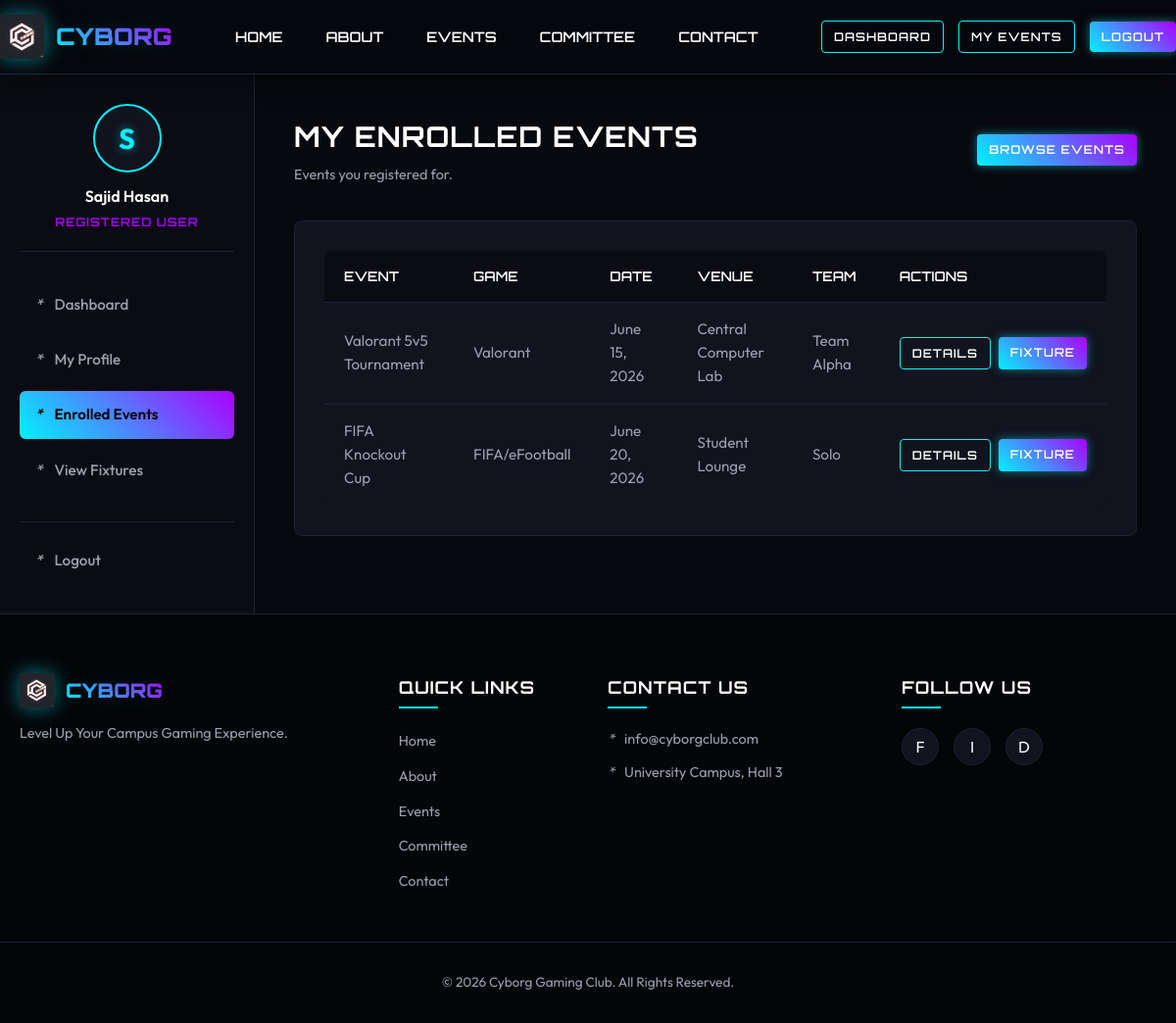
Screenshot of /user/my_events.php (signed in) with the database file from the repository.
### tables this page shows
CREATE TABLE enrollments (
    id INT AUTO_INCREMENT PRIMARY KEY,
    user_id INT NOT NULL,
    event_id INT NOT NULL,
    game_username VARCHAR(100),
    team_name VARCHAR(100),
    team_members TEXT,
    enrolled_at DATETIME NOT NULL DEFAULT CURRENT_TIMESTAMP,
    UNIQUE KEY unique_user_event (user_id, event_id),
    FOREIGN KEY (user_id) REFERENCES users(id) ON DELETE CASCADE,
    FOREIGN KEY (event_id) REFERENCES events(id) ON DELETE CASCADE
);

CREATE TABLE events (
    id INT AUTO_INCREMENT PRIMARY KEY,
    event_name VARCHAR(150) NOT NULL,
    game_name VARCHAR(100) NOT NULL,
    event_date DATE NOT NULL,
    event_time TIME NOT NULL,
    venue VARCHAR(150) NOT NULL,
    description TEXT,
    rules TEXT,
    prize VARCHAR(150),
    status ENUM('open','upcoming','finished') NOT NULL DEFAULT 'open',
    created_at DATETIME NOT NULL DEFAULT CURRENT_TIMESTAMP
);

### includes/helpers.php (called while the page is built, shortened)
<?php
function h($value) {
    return htmlspecialchars((string)$value, ENT_QUOTES, "UTF-8");
}
function url_path($path = "") {
    $script_dir = str_replace("\\", "/", dirname($_SERVER["SCRIPT_NAME"] ?? ""));
    if (preg_match("#/(user|admin)$#", $script_dir)) {
        $script_dir = dirname($script_dir);
    }
    $base = rtrim($script_dir, "/");
    return $base . "/" . ltrim($path, "/");
}
function format_date_value($date) {
    return date("F d, Y", strtotime($date));
}
?>

### user/my_events.php (the view, shortened to what this page needs)
<?php
require_once __DIR__ . "/../includes/auth_check.php";
include __DIR__ . "/../includes/header.php";
$stmt = mysqli_prepare($conn, "SELECT e.*, en.game_username, en.team_name, en.enrolled_at FROM enrollments en JOIN events e ON en.event_id = e.id WHERE en.user_id = ? ORDER BY e.event_date ASC");
mysqli_stmt_bind_param($stmt, "i", $_SESSION["user_id"]);
mysqli_stmt_execute($stmt);
$events = mysqli_stmt_get_result($stmt);
?>
<div class="dashboard-wrapper">
    <?php include __DIR__ . "/../includes/user_sidebar.php"; ?>
    <main class="db-content">
        <div class="db-header"><div><h1 class="db-title">My Enrolled Events</h1><p class="db-subtitle">Events you registered for.</p></div><a href="<?php echo url_path('events.php'); ?>" class="btn btn-primary btn-sm">Browse Events</a></div>
        <div class="db-panel">
            <div class="table-responsive" style="margin-top: 0; border: none;">
                <table class="data-table">
                    <thead><tr><th>Event</th><th>Game</th><th>Date</th><th>Venue</th><th>Team</th><th>Actions</th></tr></thead>
                    <tbody>
                    <?php while ($event = mysqli_fetch_assoc($events)): ?>
                        <tr>
                            <td><?php echo h($event["event_name"]); ?></td><td><?php echo h($event["game_name"]); ?></td><td><?php echo h(format_date_value($event["event_date"])); ?></td><td><?php echo h($event["venue"]); ?></td><td><?php echo h($event["team_name"]); ?></td>
                            <td><div class="table-actions"><a class="btn btn-secondary btn-sm" href="event_details.php?id=<?php echo (int)$event["id"]; ?>">Details</a><a class="btn btn-primary btn-sm" href="fixture.php?event_id=<?php echo (int)$event["id"]; ?>">Fixture</a></div></td>
                        </tr>
                    <?php endwhile; ?>
                    </tbody>
                </table>
            </div>
        </div>
    </main>
</div>
<?php include __DIR__ . "/../includes/footer.php"; ?>

### assets/css/main.css (style rules this page uses)
:root { --bg-main: #07080d; --bg-card: #11131e; --bg-card-hover: #181b2b; --color-primary: #00f3ff; --color-secondary: #ab00ff; --color-text-white: #ffffff; --color-text-gray: #9d9fae; --color-text-dark: #07080d; --color-danger: #ff0055; --color-success: #00ff66; --border-color: #1e2235; --font-heading: 'Orbitron', sans-serif; --font-body: 'Outfit', sans-serif; --glow-cyan: 0 0 10px rgba(0, 243, 255, 0.5); --glow-purple: 0 0 10px rgba(171, 0, 255, 0.5); --transition-speed: 0.3s; }
* { box-sizing: border-box; margin: 0; padding: 0; }
body { background-color: var(--bg-main); color: var(--color-text-gray); font-family: var(--font-body); line-height: 1.6; overflow-x: hidden; min-height: 100vh; display: flex; flex-direction: column; }
h1, h2, h3, h4, h5, h6 { font-family: var(--font-heading); color: var(--color-text-white); letter-spacing: 1px; font-weight: 700; }
a { color: var(--color-primary); text-decoration: none; transition: all var(--transition-speed) ease; }
main { flex: 1; padding: 40px 0; }
.btn { display: inline-block; padding: 10px 24px; font-family: var(--font-heading); font-weight: 600; font-size: 0.85rem; text-transform: uppercase; text-align: center; border: none; border-radius: 4px; cursor: pointer; transition: all var(--transition-speed) ease; letter-spacing: 1px; }
.btn-primary { background: linear-gradient(45deg, var(--color-primary), var(--color-secondary)); color: var(--color-text-white); box-shadow: var(--glow-cyan); }
.btn-secondary { background-color: transparent; color: var(--color-text-white); border: 1px solid var(--color-primary); }
.btn-sm { padding: 6px 12px; font-size: 0.75rem; }
.table-responsive { overflow-x: auto; margin-top: 20px; background-color: var(--bg-card); border: 1px solid var(--border-color); border-radius: 8px; }
.data-table { width: 100%; border-collapse: collapse; text-align: left; }
.data-table th { background-color: rgba(7, 8, 13, 0.6); color: var(--color-text-white); font-family: var(--font-heading); font-size: 0.85rem; font-weight: 600; text-transform: uppercase; padding: 15px 20px; border-bottom: 1px solid var(--border-color); }
.data-table td { padding: 15px 20px; border-bottom: 1px solid var(--border-color); color: var(--color-text-gray); font-size: 0.95rem; }
.data-table tbody tr:last-child td { border-bottom: none; }

### css/dashboard.css (style rules this page uses)
.dashboard-wrapper { display: grid; grid-template-columns: 260px 1fr; min-height: calc(100vh - 78px - 310px); }
.db-content { padding: 40px; background-color: #08090f; }
.db-header { display: flex; justify-content: space-between; align-items: center; margin-bottom: 35px; }
.db-title { font-size: 1.8rem; text-transform: uppercase; }
.db-subtitle { font-size: 0.9rem; color: var(--color-text-gray); margin-top: 5px; }
.db-panel { background-color: var(--bg-card); border: 1px solid var(--border-color); border-radius: 8px; padding: 30px; }
.table-actions { display: flex; gap: 8px; }

### rows the page displays
enrollments: event.event_name "Valorant 5v5 Tournament", event.game_name "Valorant", event.event_date "June 15, 2026", event.venue "Central Computer Lab", team_name "Team Alpha"
enrollments: event.event_name "FIFA Knockout Cup", event.game_name "FIFA/eFootball", event.event_date "June 20, 2026", event.venue "Student Lounge", team_name "Solo"

### other values shown
substr($_SESSION["full_name"] ?? "U", 0, 1) "S"
$_SESSION["full_name"] "Sajid Hasan"
